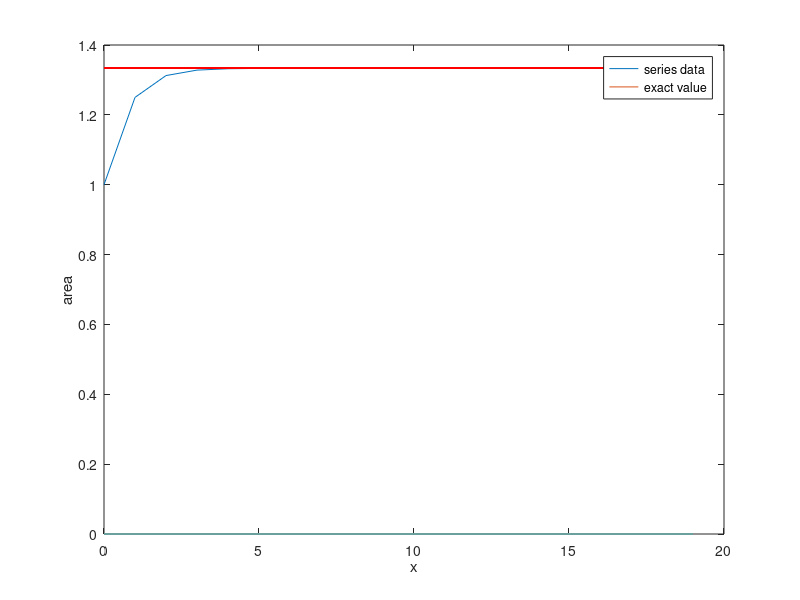

Write MATLAB code to recreate this figure.
x = 0:19;
y = zeros(20);
y(1) = 1;

for i = 2:20
    y(i) = y(i-1) + (2^(i-1)) * (1/8)^(i-1);
end

plot(x, y);
hold on;
plot(x,ones(20) .* 4/3, "r-");
legend("series data", "exact value")
xlabel("x")
ylabel("area")
hold off;